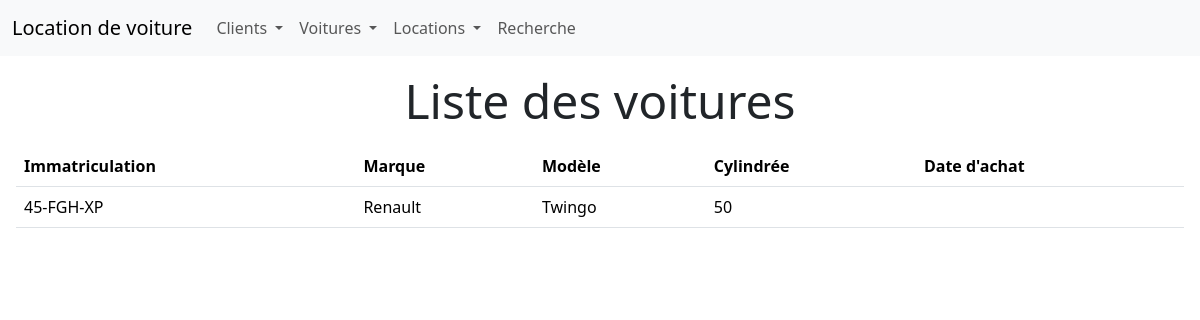
The app's page /location/affichageVoitures.php, older data.
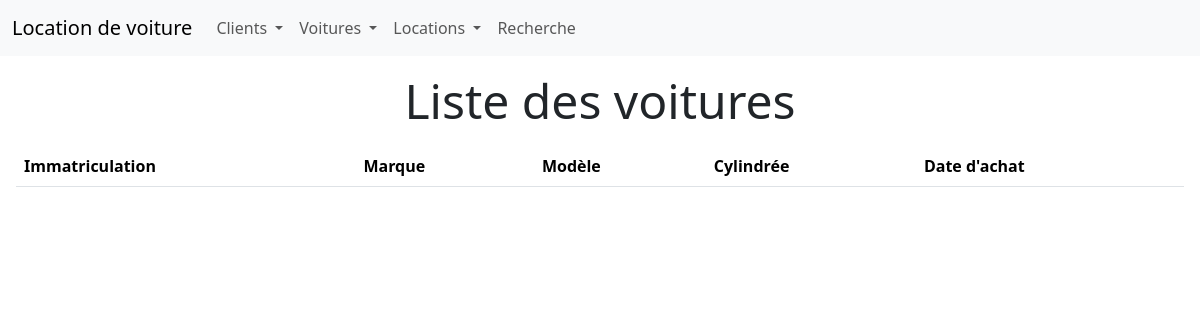
The same page, newer data.
### tables this page shows
CREATE TABLE IF NOT EXISTS `voitures` (
  `id` int NOT NULL AUTO_INCREMENT,
  `immatriculation` varchar(20) NOT NULL,
  `marque` varchar(20) NOT NULL,
  `modele` varchar(20) NOT NULL,
  `cylindree` smallint NOT NULL,
  `dateachat` date NOT NULL,
  PRIMARY KEY (`id`)
);

### location/affichageVoitures.php (the view, shortened to what this page needs)
<?php
include('php/bdd.php');
include('templates/header.php');
$query = $conn->prepare("SELECT * FROM voitures");
$query->execute();
$voitures = $query->fetchAll(PDO::FETCH_ASSOC);
?>
<h1 class="display-5 text-center mb-3">Liste des voitures</h1>
<table class="table">
    <thead>
        <tr>
            <th>Immatriculation</th>
            <th>Marque</th>
            <th>Modèle</th>
            <th>Cylindrée</th>
            <th>Date d'achat</th>
        </tr>
    </thead>
    <tbody>
<?php
foreach ($voitures as $voiture) {
    ?>
        <tr>
            <td><?=$voiture['immatriculation']?></td>
            <td><?=$voiture['marque']?></td>
            <td><?=$voiture['modele']?></td>
            <td><?=$voiture['cylindree']?></td>
            <td><?=$voiture['dateAchat']?></td>
        </tr>
    <?php
}
?>
    </tbody>
</table>

### location/templates/header.php (shortened to what this page needs)
<!DOCTYPE html>
<html lang="en">
<head>
    <link href="https://cdn.jsdelivr.net/npm/bootstrap@5.3.1/dist/css/bootstrap.min.css" rel="stylesheet">
</head>
<body>
    <div class="container-fluid p-3">

Row changes from the older to the newer data that the page shows:
removed voitures: immatriculation "45-FGH-XP", marque "Renault", modele "Twingo", cylindree "50"
